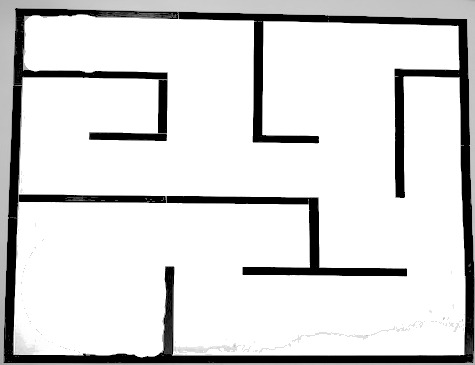
#> input picture robotcraft_maze/world/IMG_20240830_151703_343(1)2.jpg, 475 x 365 px, found by its file name
$ python grid_generator.py
#> lines starting #> are read from the running program, lines starting #| are printed output that depends on the picture
#!/bin/python3

import cv2
import numpy as np

# Define the cell size (in pixels)
CELL_SIZE = 10  # Example cell size

# Load the image
image = cv2.imread('/home/josch/catkin_ws/src/robotcraft_maze/world/IMG_20240830_151703_343(1)2.jpg', cv2.IMREAD_COLOR)
#> image is the input picture: shape (365, 475, 3); min 0, max 255, mean 217.7
if image is None:
    print("Could not open or find the image!")
    exit()

# Convert the image to grayscale
gray_image = cv2.cvtColor(image, cv2.COLOR_BGR2GRAY)

# Define a threshold for what is considered "dark"
dark_threshold = 10  # Adjust this value as needed

# Calculate the number of cells in the grid
grid_width = gray_image.shape[1] // CELL_SIZE
#> grid_width = 47
grid_height = gray_image.shape[0] // CELL_SIZE
#> grid_height = 36

# Initialize the matrix M with 0 (all cells are initially empty)
M = np.zeros((grid_height, grid_width), dtype=int)

# Iterate over all pixels to find dark ones and mark obstacles in the grid
for y in range(gray_image.shape[0]):
    for x in range(gray_image.shape[1]):
        pixel_value = gray_image[y, x]
        if pixel_value < dark_threshold:
            # Determine the corresponding cell in the grid
            grid_x = x // CELL_SIZE
            grid_y = y // CELL_SIZE

            # Mark the grid cell as occupied by an obstacle
            for dy in range(1):
                for dx in range(1):
                    if 0 <= grid_x + dx < grid_width and 0 <= grid_y + dy < grid_height:
                        M[grid_y + dy, grid_x + dx] = 1
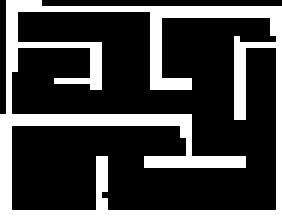
#> M: shape (36, 47) int64 (shown 6 times larger); values 0 (black) and 1 (white), 25.6% white in thin lines or dots

# Print the resulting grid matrix
print("Grid Matrix (0: empty, 1: obstacle):")
print(M)
#> (printed output is left out)

np.savetxt('/home/josch/catkin_ws/src/robotcraft_maze/world/grid_matrix.txt', M, fmt='%d')

# Optionally, display the grayscale image
cv2.imshow("Gray Image", gray_image)
cv2.waitKey(0)
cv2.destroyAllWindows()
